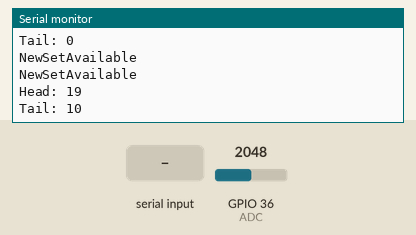
Bench run of a sketch on a simulated ESP32. Parts: the last lines printed to the serial monitor. Inputs (shaded band) come from the test bench; at power-on: GPIO 36 (ADC) = 2048.

Above: at 2.2 s.
2.3 s: "1\n" received over Serial
At 3.31 s:
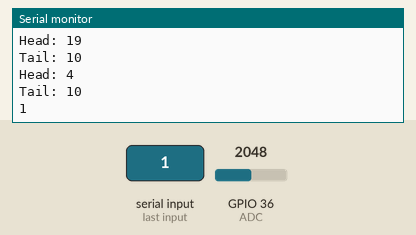
4.5 s: "0\n" received over Serial
At 5.31 s:
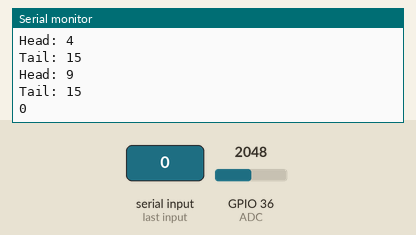
Timing chart, 0 to 7.5 s (numbered marks = the images above; inputs shaded):
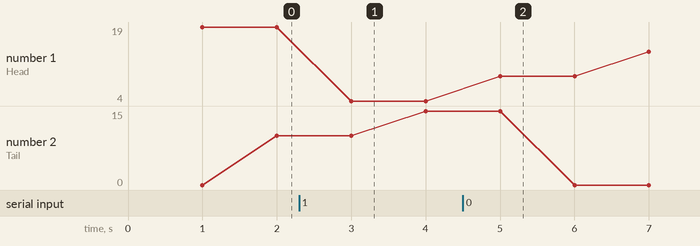

Measured:
- after the input at 2.3 s, the serial monitor: prints a new line after 0.70 s (image 1)
- after the input at 4.5 s, the serial monitor: prints a new line after 0.50 s (image 2)

The sketch:

sketch_dec19a_HWInterruptChallengeMySol2.ino
```cpp
#if CONFIG_FREERTOS_UNICORE
static const BaseType_t app_cpu = 0;
#else
static const BaseType_t app_cpu = 1;
#endif

static hw_timer_t *timer = NULL;
static const uint16_t TimerDivider = 8;
static const uint64_t TimerMax = 1000000; // 0.1 secs auto reload time for interrupt
static const TickType_t task_delay = 2000/portTICK_PERIOD_MS;
static int ADC = A0; //Smapling Pin
static int Tail = 0;
static const int BufLen = 20;
static int Head = BufLen-1;
static int Buf[BufLen]={0};
static float Average;
static SemaphoreHandle_t SemaMutAvg;
static SemaphoreHandle_t SemaNewSetCount;
static int BufActLen = 10;//This describes the number of digits considered for running avereage

void IRAM_ATTR onTimer(){
  //BaseType_t task_woken = pdTRUE;
  if(uxSemaphoreGetCount(SemaNewSetCount)<BufLen/BufActLen){
    Buf[Tail]=analogRead(ADC);
    Tail=(Tail+1)%BufLen;
    if(Tail%(BufActLen/2)==0){
      Serial.println("NewSetAvailable");
      xSemaphoreGive(SemaNewSetCount);
    }
  }
}

void AverageCal(void *para){
  //int Sum=0;
  int Divisor = BufActLen;
  int CurrFive=0;
  int PrevFive=0;
  while(1){
    if(xSemaphoreTake(SemaNewSetCount,0)==pdTRUE){//This will only be true if hald the size of number of elemets for which we are calculating the average area newly available
      for (int i=0; i<BufActLen/2; i++){//Running average of last 10 enteries
        Head=(Head+1)%BufLen;
        CurrFive= CurrFive+Buf[i];
      }
      while(xSemaphoreTake(SemaMutAvg,0)!=pdTRUE){
        vTaskDelay(10/portTICK_PERIOD_MS);
      }
        Average=(float)(PrevFive+CurrFive)/Divisor;
      xSemaphoreGive(SemaMutAvg);
      PrevFive = CurrFive;
      CurrFive=0;
    }
    vTaskDelay(task_delay);
  }
}

void AveragePrint(void *para){
  char Avg[5]={'A','v','g',':','\0'};
  char CharIn[5] = {0};
  int i;
  char c;
  float AvgVal;
  while(1){
    Serial.println("Head: " + String(Head));
    Serial.println("Tail: " + String(Tail));
    i=0;
    if(Serial.available()>0){
      while(Serial.available()>0){
        c=Serial.read();
        if(c=='\n'){
          break;
        }
        CharIn[i]=c;
        i++;
      }
      if(strcmp(CharIn, Avg)==0){
        while(xSemaphoreTake(SemaMutAvg,0)!=pdTRUE){
          vTaskDelay(10/portTICK_PERIOD_MS);
        }
        AvgVal=Average;
        xSemaphoreGive(SemaMutAvg);
        Serial.println("Running average of last 10 values: " + String(Average));
      }else{
        Serial.println(CharIn);
      }
      CharIn[4]='\0';
    }
    vTaskDelay(1000/portTICK_PERIOD_MS);
  }
}

void setup() {
  // put your setup code here, to run once:
  Serial.begin(115220);
  vTaskDelay(1000/portTICK_PERIOD_MS);
  Serial.println("_____FREERTOS Hardware Interrupt Challenge_____");
  SemaMutAvg=xSemaphoreCreateMutex();
  SemaNewSetCount = xSemaphoreCreateCounting(BufLen/BufActLen, 0);
  if(SemaMutAvg==NULL){
    Serial.println("Can't allocate semaphore");
     ESP.restart();
  }
  xTaskCreatePinnedToCore(AverageCal,
                          "Average_Calculation",
                          1024,
                          NULL,
                          2,
                          NULL,
                          app_cpu);
  xTaskCreatePinnedToCore(AveragePrint,
                          "Average_Print",
                          1024,
                          NULL,
                          1,
                          NULL,
                          app_cpu);

  timer = timerBegin(0, TimerDivider, true);
  timerAttachInterrupt(timer, &onTimer,true);
  timerAlarmWrite(timer, TimerMax, true);
  timerAlarmEnable(timer);
}

void loop() {
  vTaskDelay(1000/portTICK_PERIOD_MS);
}
```
